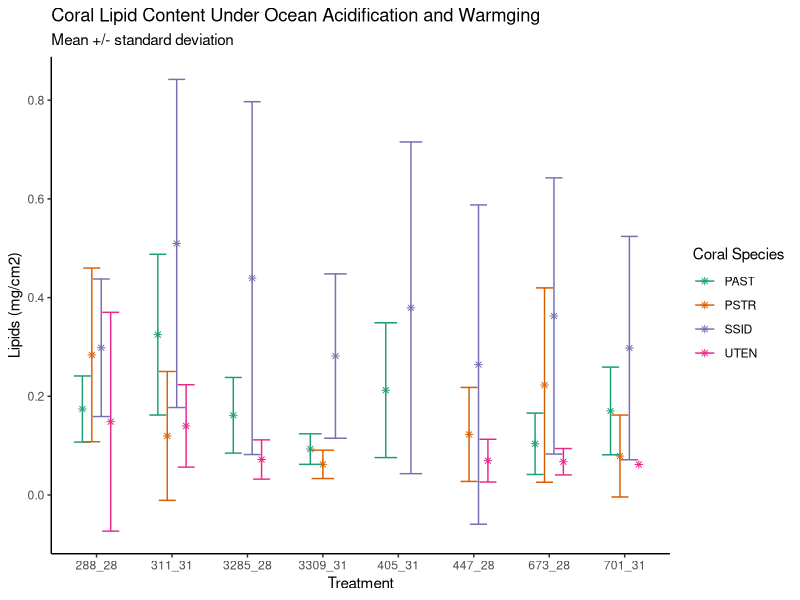
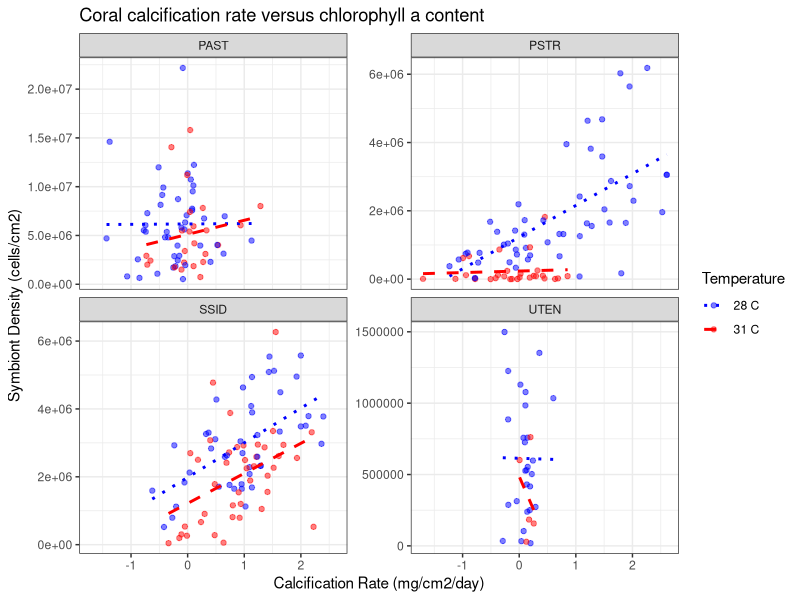

Reproduce these figures in R, in order.
## ---- chunk 1

df <- read.csv("./Part_4/MarineBio_ExampleData.csv", header = TRUE)
str(df)

## ---- chunk 2

library(tidyverse)

## ---- chunk 3

lipid_sum <- df %>% 
  group_by(treat, species) %>% 
  summarise(mean = mean(lipid),
            sd = sd(lipid))

## ---- chunk 4

ggplot(data = lipid_sum, aes(x = treat, colour = species)) +
  geom_point(aes(y = mean), shape = 8, position = position_dodge(width = 0.5)) +
  geom_errorbar(aes(ymin = mean - sd, ymax = mean + sd), position = position_dodge(width = 0.5)) +
  scale_colour_brewer("Coral Species", labels = c("PAST", "PSTR", "SSID", "UTEN"), palette = "Dark2") +
  labs(x = "Treatment",
       y = "Lipids (mg/cm2)",
       title = "Coral Lipid Content Under Ocean Acidification and Warmging",
       subtitle = "Mean +/- standard deviation") +
  theme_classic()

## ---- chunk 5

T90_df <- df %>% 
  filter(T0_T90 == "T90")

## ---- chunk 6

ggplot(data = T90_df, aes(x = rate, y = den, colour = ftemp, linetype = ftemp)) +
  geom_point(alpha = 0.5) +
  scale_color_manual("Temperature", values = c("blue", "red"), labels = c("28 C", "31 C")) +
  scale_linetype_manual("Temperature", values = c("dotted", "dashed"), labels = c("28 C", "31 C")) +
  geom_smooth(method = lm, se = FALSE) +
  facet_wrap(~ species, scales = "free_y", labeller = as_labeller(c("A" = "PAST", "P" = "PSTR", "S" = "SSID", "T" = "UTEN"))) +
  labs(x = "Calcification Rate (mg/cm2/day)",
       y = "Symbiont Density (cells/cm2)",
       title = "Coral calcification rate versus chlorophyll a content") +
  theme_bw()

## ---- chunk 7

# run a 1-way ANOVA of the effect of pCO2 treatment on calcification rate
anova_out <- aov(rate ~ pco2, data = df)

# view summary of ANOVA model output
summary(anova_out)

